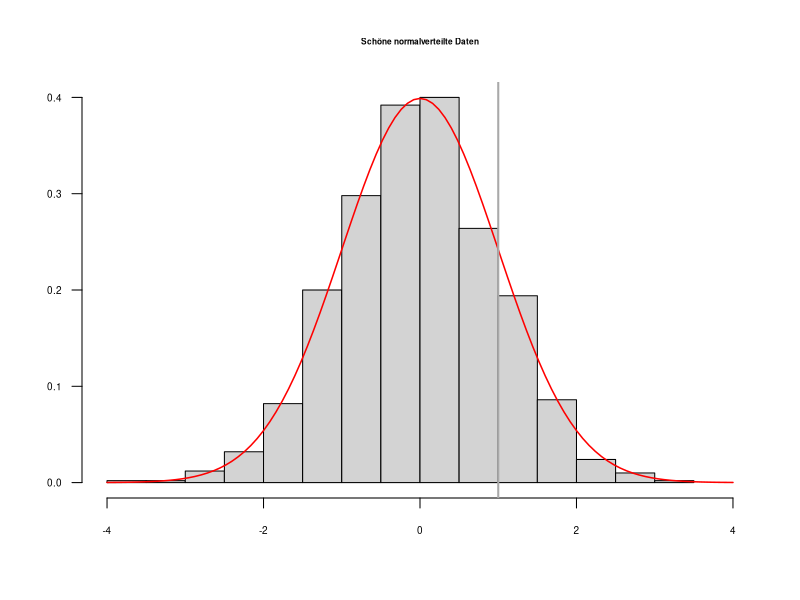

This figure's R source:
## ---- chunk 1

## Füge mehrere Zahlen zu einem Vektor zusammen:
c(0.5, 1, 1.5) # Kommazahlen mit DezimalPUNKT schreiben

## ---- chunk 2
c(1)
## ---- chunk 3
c(0.5, 1, 1.5, c(1, 2, 3))
## ---- chunk 4

## Berechne einen Mittelwert
mean(c(0.5, 1, 1.5))

## Berechne eine Standardabweichung
sd(c(0.5, 1, 1.5))

## Berechne eine Varianz:
var(c(0.5, 1, 1.5))

## Und jetzt noch einmal die Standardabweichung:
sqrt(var(c(0.5, 1, 1.5))) # was ist `sqrt`?

## Minimum:
min(c(0.5, 1, 1.5))

## Maximum:
max(c(0.5, 1, 1.5))
## ---- chunk 5
1:20
## ---- chunk 6
sum(1:1000)
## ---- chunk 7
5:-5
## ---- chunk 8
1:10 * 2
## ---- chunk 9
(1:10 * 2) - 1
## ---- chunk 10
2:4 * 4:6 # entspricht c(2*4, 3*5, 4*6)
## ---- chunk 11
## Speichere einen Vektor in einer Variablen:
meinVektor <- c(1, 2, 6, 7, 10)
## ---- chunk 12
meinVektor
## ---- chunk 13
meinVektor * 2
## ---- chunk 14
xx <- mean(meinVektor)

## "Zentrierter" numerischer Vektor:
meinVektor - xx

## ---- chunk 15
foo = 1:2
foo
## ---- chunk 16
bar <- c(3, 2, 6, 3, 9, 5, 7, -3)
sort(bar)
## ---- chunk 17
bar
## ---- chunk 18
bar <- c(3, 2, 6, 3, 9, 5, 7, -3)
bar <- sort(bar)
## ---- chunk 19
mode(1:10)
## ---- chunk 20
"Hallo Welt!" # doppelte Anführungszeichen
## ---- chunk 21
items <- paste0("item_", 1:10)
## ---- chunk 22
length(items)
items
## ---- chunk 23
paste0("item", "_", 1) # paste0 nimmt beliebig viele Argumente an
## ---- chunk 24
wahr   <- TRUE
falsch <- FALSE
## ---- chunk 25

## Logisches UND
TRUE & TRUE

TRUE & FALSE

FALSE & FALSE

## Logisches ODER
TRUE | TRUE

TRUE | FALSE

FALSE | FALSE

## Logisches NICHT
!TRUE

!FALSE

## ---- chunk 26

c(TRUE, FALSE, FALSE) & c(TRUE, TRUE, FALSE)

c(TRUE, FALSE, FALSE) | c(TRUE, TRUE, FALSE)

## ---- chunk 27

laune <- c(1, 2, 3, 1, 2, 1)

laune_faktor <- factor(laune, levels = c(1, 2, 3),
                       labels = c(":(", ":)", ":D"))

laune_faktor
## ---- chunk 28
mean(laune)
## ---- chunk 29
mean(laune_faktor)
## ---- chunk 30
messy_data <- c(1, 3, 2, 9, 3, NA, 6, NA, 5)
## ---- chunk 31
mean(messy_data) # geht nicht wegen des fehlenden Werts
## ---- chunk 32
mean(messy_data, na.rm = TRUE)
## ---- chunk 33

vergleichswert <- 3
daten <- 1:5
daten > vergleichswert
daten < vergleichswert
daten >= vergleichswert
daten <= vergleichswert
daten == vergleichswert
daten != vergleichswert

## ---- chunk 34

daten = vergleichswert

## ---- chunk 35
daten
## ---- chunk 36
text1 <- "Hallo Welt"
text1 == "Hallo Welt"
text1 == "Hallo Welt!"
## ---- chunk 37
geschlecht <- c(1, 2, 1, 1, 2, 1, 3)
geschlecht <- factor(laune, levels = 1:3,
                     labels = c("weiblich", "maennlich", "divers"))

geschlecht == "maennlich"
## ---- chunk 38

score_test1 <- c(23, 19, 44, 18, 25, 22)
score_test2 <- c(26, 23, 29, 18, 32, 19)

score_test1 > score_test2

score_test1 == score_test2

## ---- chunk 39

## Erstelle 1,000 Zufallsdaten:
zufallsdaten <- rnorm(1000)

## ---- chunk 40

length(zufallsdaten)

## ---- chunk 41

head(zufallsdaten)

## ---- chunk 42

## Doppelter Code  wegen Formatierung =/ oben nur Ausgabe in Skript
## Male Histogram
hist(zufallsdaten, freq = FALSE,
     main = "Schöne normalverteilte Daten",
     xlab = "", ylab = "", las = 1,
     xlim = c(-4, 4), ylim = c(0, 0.4),
     cex.main = 0.5, cex.axis = 0.6)

## Lege eine Normalverteilungskurve über die Daten
curve(dnorm, col = "red", add = TRUE, lwd = 1.5)

## Zeichne eine graue Linie beim x-Wert `1` ein:
abline(v = 1, lwd = 2, col = "darkgrey")

## ---- chunk 43
sum(zufallsdaten > 1)
## ---- chunk 44
mean(zufallsdaten > 1)
## ---- chunk 45
1 - pnorm(1)
## ---- chunk 46

## 100,000 Zufallsdaten sind für R kein Problem
zufallsdaten <- rnorm(100000) # 100000
mean(zufallsdaten > 1)

## ---- chunk 47

2 %in% 1:3

## ---- chunk 48

4 %in% 1:3

## ---- chunk 49

c(2, 3) %in% 3:5

## ---- chunk 50

daten <- c(2, 4, 1)

## ---- chunk 51

daten[1]
xx <- daten[3] # ein-elementiger Vektor
xx
## ---- chunk 52

daten[-1]

## ---- chunk 53
daten[c(1, 2)]
daten[-c(2, 3)]
## ---- chunk 54

meinVektor <- c(1, 2, 3, 7, 8, 9)

auswahl <- meinVektor > 5
auswahl

## ---- chunk 55

meinVektor[auswahl]

## ---- chunk 56

meinVektor <- 1:20

auswahl <- (meinVektor < 5) | (meinVektor > 17)
auswahl

meinVektor[auswahl]

## ---- chunk 57

## Wähle alle Daten aus, die größer sind als 2 (das sollten im Schnitt
## etwa 2.5% der Daten sein)
daten <- rnorm(300)
daten[daten > 2]

## ---- chunk 58

daten <- 1:5
daten[c(2, 5)] <- 0
daten

## ---- chunk 59

daten <- 1:5
daten[c(TRUE, FALSE, TRUE, FALSE, FALSE)] <- 0
daten

## ---- chunk 60

daten <- c(1, -99, 5, -99, 2, -99, 4, 1:3)
daten

missing_values <- daten == -99
missing_values
## ---- chunk 61
daten[missing_values] <- NA
daten
## ---- chunk 62

paste0("item_", 1:10)[-c(1, 3, 9)]
